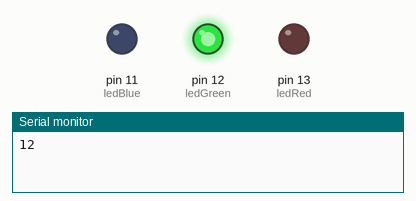
Recording of a sketch running on a simulated Arduino Uno, built with avr-gcc and run on an emulated ATmega328P. Shown: output pins drawn as LEDs (lit = HIGH), the last lines printed to the serial monitor. Random numbers use the default seed unless the sketch sets one.

Above: at 0.1 s.
At 10.1 s:
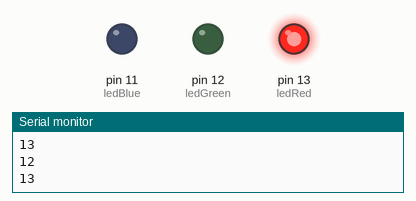
At 20.1 s:
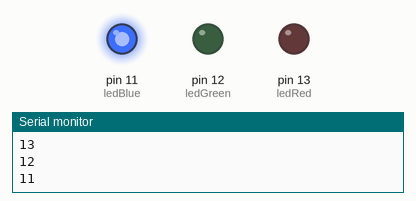
At 39.1 s:
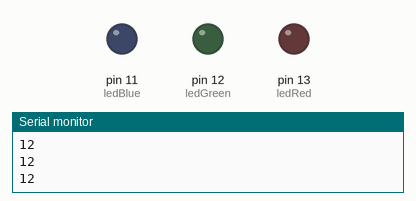
Timing chart, 0 to 40.0 s (numbered marks = the images above):
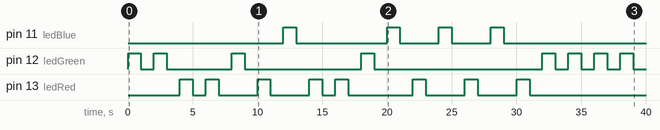

Measured:
- by itself, pin 11 (ledBlue): LOW → HIGH at 12.0 s, → LOW 1.0 s later, → HIGH 7.0 s later, → LOW 1.0 s later, … (8 changes in this stretch)
- by itself, pin 12 (ledGreen): LOW → HIGH at 0.00 s, → LOW 1.0 s later, → HIGH 1.0 s later, → LOW 1.0 s later, … (16 changes in this stretch)
- by itself, pin 13 (ledRed): LOW → HIGH at 4.0 s, → LOW 1.0 s later, → HIGH 1.0 s later, → LOW 1.0 s later, … (16 changes in this stretch)

The sketch:

ledrand.ino
```cpp
int ledRed = 13;

int ledGreen = 12;
long randNumber;
int ledBlue = 11;
void setup()
{
  Serial.begin(9600);
  for( int i = 11; i < 14; i++){
  	pinMode(i, OUTPUT);
  }

}

void loop()
{
  randNumber = random(ledBlue,ledRed+1);
  Serial.println(randNumber);
  if (randNumber == 13){
    digitalWrite(ledRed, HIGH);
    delay(1000); // Wait for 1000 millisecond(s)
    digitalWrite(ledRed, LOW);
    delay(1000); // Wait for 1000 millisecond(s)
  }else{
    if(randNumber == 12){
      digitalWrite(ledGreen, HIGH);
      delay(1000);
      digitalWrite(ledGreen, LOW);
      delay(1000);
    }else{
    	if(randNumber == 11){
 			digitalWrite(ledBlue, HIGH);
    		delay(1000);
          	digitalWrite(ledBlue, LOW);
          	delay(1000);
        }
    }
  }

}
```
